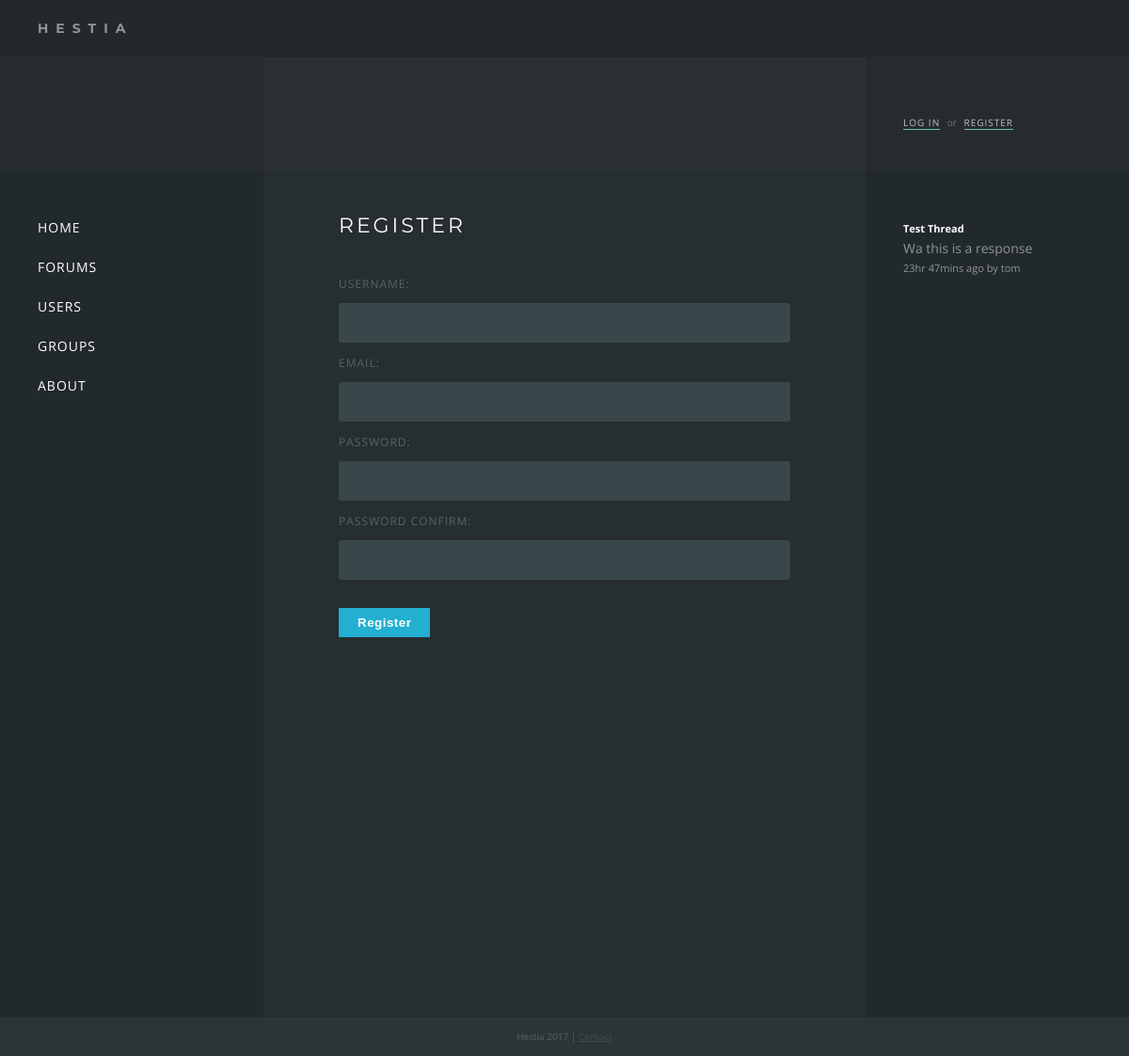
Before: /users/register with the older database file.
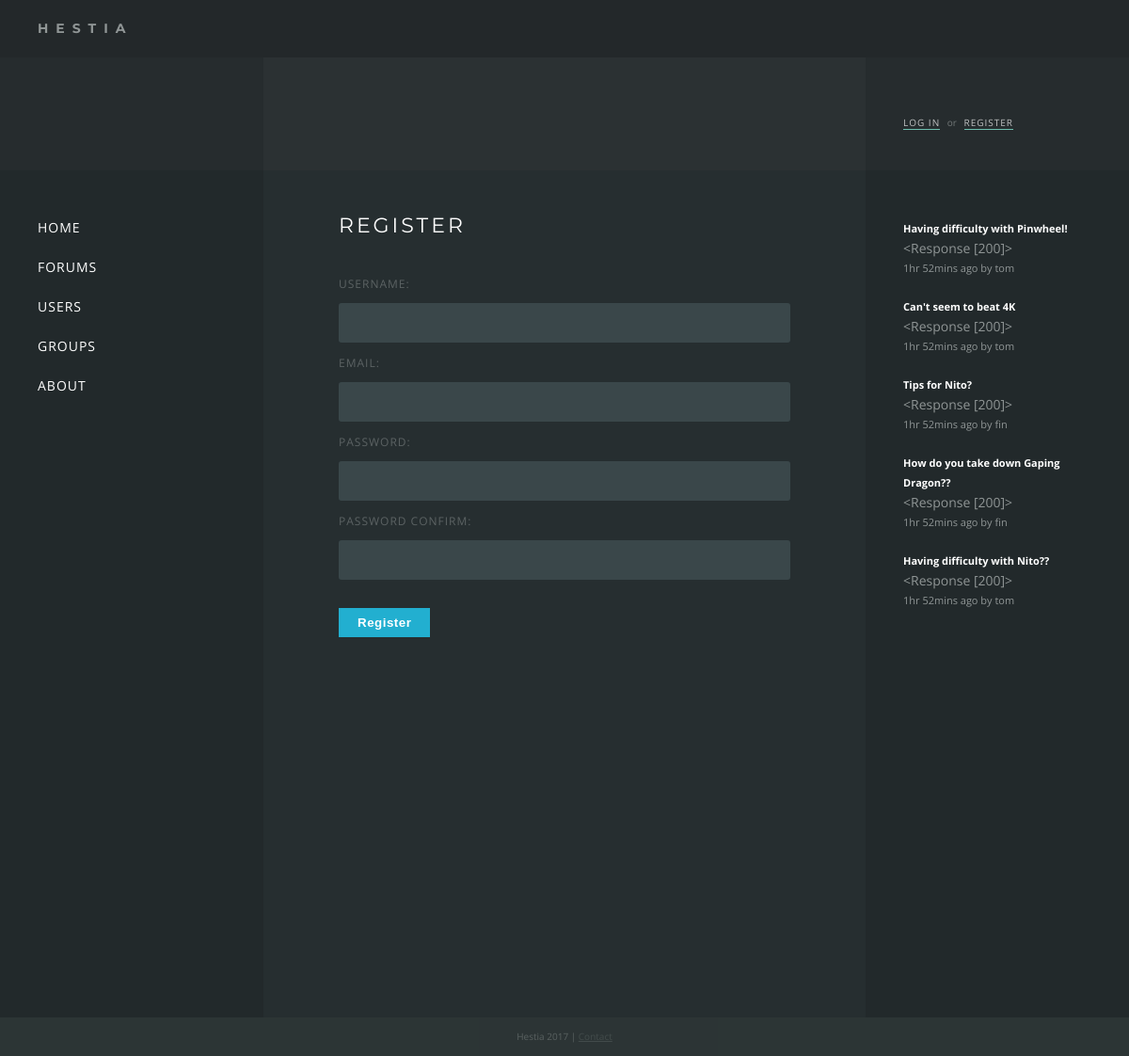
After: the same page with the newer database file.
### forums/models.py (models this page shows, shortened)
class Response(models.Model):
    thread = models.ForeignKey(Thread, on_delete=models.CASCADE)
    poster = models.ForeignKey(settings.AUTH_USER_MODEL)
    message = models.CharField(max_length=200)
    posted = models.DateTimeField('date posted')

class Thread(models.Model):
    title = models.CharField(max_length=200)
    message = models.CharField(max_length=200)
    posted = models.DateTimeField('date posted')
    poster = models.ForeignKey(settings.AUTH_USER_MODEL, null=True)
    def was_posted_recently(self):
    	now = timezone.now()
    	return now - datetime.timedelta(days=1) <= self.posted <= now
    was_posted_recently.posted  = True
    was_posted_recently.boolean = True
    was_posted_recently.short_description = 'Published recently?'

### users/views.py (the view)
def register_view(request):
    if request.method == "POST":
        form = RegisterForm(request.POST, request.FILES)
        if form.is_valid():
            username = form.cleaned_data['username']
            email = form.cleaned_data['email']
            password = form.cleaned_data['password']
            try:
                user = User.objects.create_user(username, email, password)
            except IntegrityError as e:
                messages.error(request, 'Username taken')
                return render(request, 'users/register.html', {'form':form})
            profile = Profile.objects.create(user=user)
            login(request, user)
            return redirect('/')
        return render(request, 'users/register.html', {'form':form})
    else:
        form = RegisterForm()
        return render(request, 'users/register.html', {'form':form})

### users/forms.py (shortened to what this page needs)
class RegisterForm(forms.Form):
    username = forms.RegexField(min_length=3, max_length=15, regex=r'^[a-zA-Z0-9]+$', error_messages={ 'invalid': _("Username may only contain letters and numbers.") })
    email = forms.EmailField(min_length=10)
    password = forms.CharField(min_length=6, widget=forms.PasswordInput)
    password2 = forms.CharField(widget=forms.PasswordInput, label="Password Confirm")

### users/templates/users/register.html (shortened to what this page needs)
{% extends "base.html" %}
{% block content %}
    <h1>{% block title %}Register{% endblock %}</h1>
    <form method="POST" enctype="multipart/form-data" novalidate>
        {{ form }}
        <button type="submit" class="button button-primary">Register</button>
    </form>
{% endblock %}

### templates/base.html (shortened to what this page needs)
{% load static %}
{% load timesinceshort %}
<!DOCTYPE html>
<html>
<head>
	<link rel="stylesheet" type="text/css" href="{% static 'forums/style.css' %}" />
</head>
<body>
<div class="wrapper">
	<div class="header"><div class="title">Hestia</div></div>
	<div class="hero">
		<div class="box sidebar">
		</div>
		<div class="box content">
		</div>
		<div class="box sidebar auth">
		{% if user.is_authenticated %}
			<div class="name">Hello, <a href="/users/profile/{{ user.username }}">{{ user.username }}</a></div>
			<a href="/users/logout">Log out</a>
		{% else %}
			<a href="/users/login">Log in</a> <span>or</span> <a href="/users/register">Register</a>
		{% endif %}
		</div>
	</div>
	<div class="main">
		<div class="box sidebar">
			<nav>
			<ul>
			<li><a href="/">Home</a></li>
			<li><a href="/forums">Forums</a></li>
			<li><a href="/users">Users</a></li>
			<li><a href="/groups">Groups</a></li>
			<li><a href="/about">About</a></li>
			</ul>
			</nav>
		</div>
		<div class="box content">
			{% block content %}{% endblock %}
		</div>
		<div class="box sidebar">
			<div class="recent-responses">
				{% for recent_response in request.recent_responses %}
				<div class="response">
					<a href="/forums/{{ recent_response.thread.id }}">
						<div class="text-small"><b>{{ recent_response.thread.title }}</b></div>
						{{ recent_response.message|truncatechars:43 }}
						<div class="text-small">{{ recent_response.posted|timesinceshort }} ago by {{ recent_response.poster.username }}</div>
					</a>
				</div>
				{% endfor %}
			</div>
		</div>
	</div>
	<div class="footer">Hestia 2017 | <a href="">Contact</a></div>
</div>
</body>
</html>

Changed rows visible on the page:
no longer on this page (row unchanged): Response: thread "Test Thread", message "Wa this is a response", posted "23hr 47mins", poster.username "tom"
added Response: thread "Having difficulty with Pinwheel!", message "<Response [200]>", posted "1hr 52mins", poster.username "tom"
added Response: thread "Can't seem to beat 4K", message "<Response [200]>", posted "1hr 52mins", poster.username "tom"
added Response: thread "Tips for Nito?", message "<Response [200]>", posted "1hr 52mins", poster.username "fin"
added Response: thread "How do you take down Gaping Dragon??", message "<Response [200]>", posted "1hr 52mins", poster.username "fin"
added Response: thread "Having difficulty with Nito??", message "<Response [200]>", posted "1hr 52mins", poster.username "tom"
